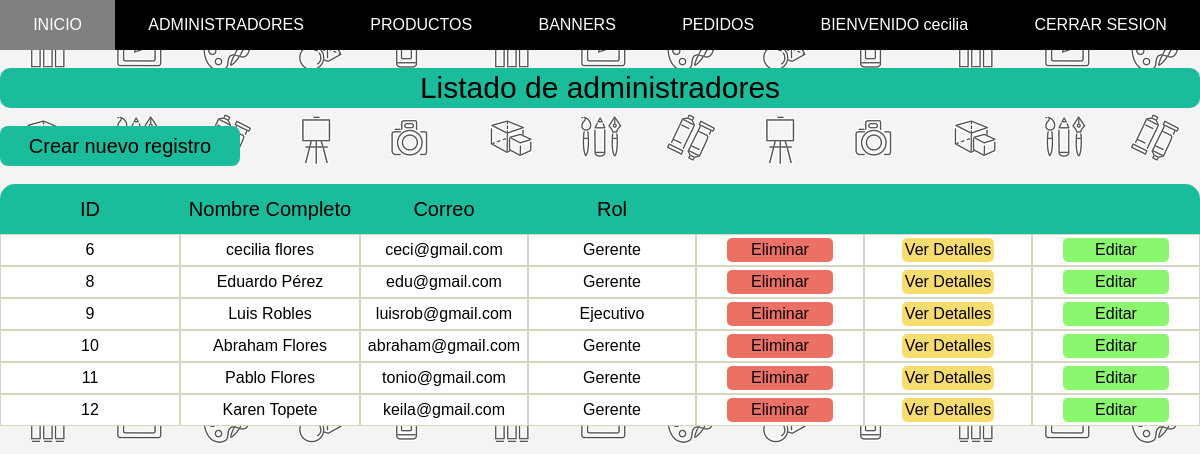
The page /Administrador/administradores_lista.php (signed in) on the database its author committed.
### tables this page shows
CREATE TABLE `administradores` (
  `id` int(11) NOT NULL,
  `nombre` varchar(128) NOT NULL,
  `apellidos` varchar(128) NOT NULL,
  `correo` varchar(128) NOT NULL,
  `pass` varchar(32) NOT NULL,
  `rol` int(1) NOT NULL,
  `archivo_n` varchar(255) NOT NULL,
  `archivo` varchar(128) NOT NULL,
  `status` int(1) NOT NULL DEFAULT 1,
  `eliminado` int(11) NOT NULL DEFAULT 0
);

### Administrador/administradores_lista.php (the view, shortened to what this page needs)
<?php
        $con = conecta();
        $sql = "SELECT * FROM administradores WHERE status = 1 AND eliminado = 0";
        $res = $con->query($sql);
?>
<!DOCTYPE html>
<html lang="en">
<head>
    <link rel="stylesheet" href="css/adm_lista.css">
</head>
<body>
    <?php
        include("menu.php");
    ?>
    <br>
    <div class="contenedor">
        <div class="header">
            <div class="hitem" id="hitem1"> Listado de administradores</div>
        </div>
        <br>
        <div class="hitem" id="hitem2"> <a href="administradores_alta.php">Crear nuevo registro</a> </div>
        <br>
        <div class="fila" id="cabecera">
            <div class="titulo b">ID</div>
            <div class="titulo">Nombre Completo</div>
            <div class="titulo">Correo</div>
            <div class="titulo">Rol</div>
            <div class="titulo"></div>
            <div class="titulo"></div>
            <div class="titulo f"></div>
        </div>
        <?php
        while($row = $res->fetch_array()){
            $id = $row["id"];
            $nombre = $row["nombre"];
            $apellidos = $row["apellidos"];
            $correo = $row["correo"];
            $rol = $row["rol"];
            $nombrecompleto = $nombre." ".$apellidos;
            $rol_txt = ($rol == 1) ? "Gerente" : "Ejecutivo";
            echo "<div class= 'fila' id='fila$id'>";
            echo "<div class='columna'> $id</div>";
            echo "<div class='columna'> $nombrecompleto</div>";
            echo "<div class='columna'> $correo</div>";
            echo "<div class='columna'> $rol_txt</div>";
            echo "<div class='columna'>";
                echo "<a href=\"javascript:void(0);\" class='boton' onclick=\"ejecutarAjax($id)\">Eliminar</a>";
            echo "</div>";
            echo "<div class = 'columna'>";
                echo "<a href=\"administradores_detalles.php?id=$id\" class='boton2'>Ver Detalles</a>";
            echo "</div>";
            echo "<div class = 'columna'>";
                echo "<a href=\"administradores_editar.php?id=$id\" class='boton3'>Editar</a>";
            echo "</div>";
            echo "</div>";
        }
        ?>
    </div>
</body>
</html>

### Administrador/css/adm_lista.css (style rules this page uses)
body { background-image: url("../recursos/adminpatron.jpg"); background-repeat: repeat; background-size: auto; background-attachment: scroll; margin: 0%; padding: 0%; }
.header { background-color: #1abc9c; color: black; font-family: sans-serif; text-align: left; height: 40px; display: grid; grid-template-columns: auto; border-radius: 10px; }
#hitem1 { font-size: 30px; display: flex; flex-direction: column; align-items: center; justify-content: center; }
#hitem2 { background-color: #1abc9c; display: flex; flex-direction: column; align-items: center; justify-content: center; width: 20%; height: 40px; font-size: 20px; border-radius: 8px; font-family: sans-serif; cursor: pointer; }
#hitem2 a { color: black; text-decoration: none; }
.titulo { background-color: #1abc9c; font-size: 20px; display: flex; align-items: center; vertical-align: middle; flex-direction: column; justify-content: center; height: 50px; }
.b { border-radius: 15px 0px 0px 0px; }
.f { border-radius: 0px 15px 0px 0px; }
.columna { background-color: white; display: flex; flex-direction: column; align-items: center; justify-content: center; height: 30px; border: 1px solid rgb(214, 214, 194); background-clip: padding-box; }
.fila { font-family: sans-serif; display: grid; grid-template-columns: 15% 15% 14% 14% 14% 14% 14%; place-content: center; }
.boton { text-decoration: none; background-color: #ec7063; font-family: sans-serif; border-style: none; color: black; border-radius: 5px; cursor: pointer; width: 100px; text-align: center; padding: 3px 3px; }
.boton2 { text-decoration: none; background-color: #f7dc6f ; font-family: sans-serif; border-style: none; color: black; border-radius: 5px; cursor: pointer; padding: 3px 3px; }
.boton3 { text-decoration: none; background-color: #8af76f ; font-family: sans-serif; border-style: none; color: black; border-radius: 5px; cursor: pointer; width: 100px; text-align: center; padding: 3px 3px; }

### rows shown on the page
administradores: id "6", nombrecompleto "cecilia flores", correo "ceci@gmail.com", rol "Gerente"
administradores: id "8", nombrecompleto "Eduardo Pérez", correo "edu@gmail.com", rol "Gerente"
administradores: id "9", nombrecompleto "Luis Robles", correo "luisrob@gmail.com", rol "Ejecutivo"
administradores: id "10", nombrecompleto "Abraham Flores", correo "abraham@gmail.com", rol "Gerente"
administradores: id "11", nombrecompleto "Pablo Flores", correo "tonio@gmail.com", rol "Gerente"
administradores: id "12", nombrecompleto "Karen Topete", correo "keila@gmail.com", rol "Gerente"

### other values the page prints
$nombre "cecilia"
